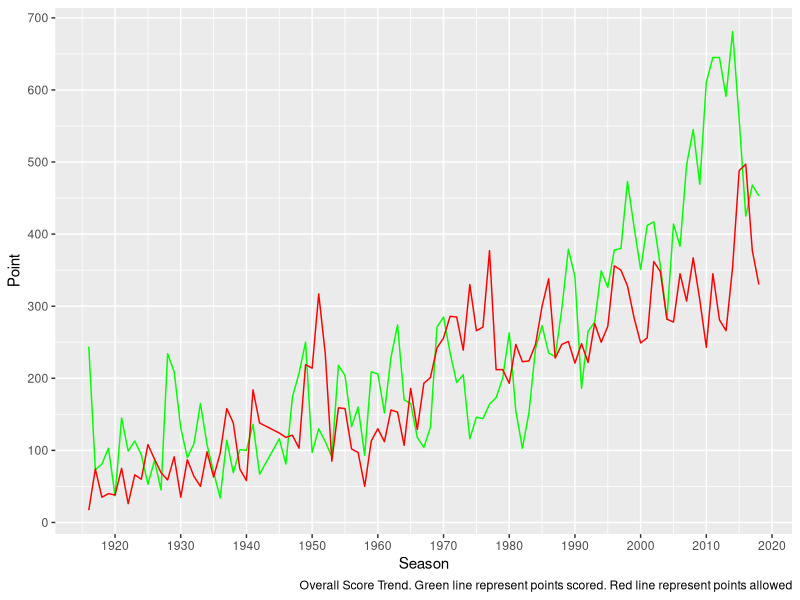

R code for this plot:
## ---- chunk 1
knitr::opts_chunk$set(echo = TRUE)

# load the tidyverse
library(tidyverse)
library(lubridate)
library(ggplot2)

# load Project Data
score_stats<- read.csv("oregon_football.csv")

## ---- chunk 2
# create a new data frame
overall_trend<- score_stats %>%
  group_by(season) %>%
  summarize(total_score=sum(points_scored),
            total_allowed=sum(points_allowed))

# plot graph by yeas to show points scored and allowed
ggplot()+
  geom_line(data = overall_trend, aes(season,total_score),colour= "green")+
  geom_line(data = overall_trend, aes(season,total_allowed),colour= "red")+
  labs(x= "Season",
       y= "Point",
       caption = "Overall Score Trend. Green line represent points scored. Red line represent points allowed")+
  scale_x_continuous(n.breaks = 10)+
  scale_y_continuous(n.breaks = 10)
## ---- chunk 3
# Add new column to show the game result 
by_team<- score_stats %>%
  filter(opponent == "UCLA", season > 2000)
  by_team$win_lose <- ifelse(by_team$points_scored > by_team$points_allowed, 'Win',
                   ifelse(by_team$points_scored < by_team$points_allowed, 'Lose','Tie'))

